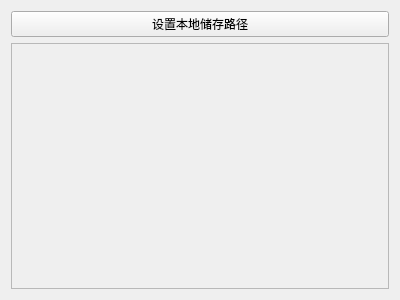
<?xml version="1.0" encoding="UTF-8"?>
<ui version="4.0">
 <class>AndyReceiver</class>
 <widget class="QWidget" name="AndyReceiver">
  <property name="geometry">
   <rect>
    <x>0</x>
    <y>0</y>
    <width>400</width>
    <height>300</height>
   </rect>
  </property>
  <property name="windowTitle">
   <string>Form</string>
  </property>
  <layout class="QGridLayout" name="gridLayout">
   <item row="1" column="0">
    <widget class="QScrollArea" name="scrollArea">
     <property name="widgetResizable">
      <bool>true</bool>
     </property>
     <widget class="QWidget" name="scrollAreaWidgetContents">
      <property name="geometry">
       <rect>
        <x>0</x>
        <y>0</y>
        <width>380</width>
        <height>251</height>
       </rect>
      </property>
      <property name="sizePolicy">
       <sizepolicy hsizetype="Expanding" vsizetype="Preferred">
        <horstretch>0</horstretch>
        <verstretch>0</verstretch>
       </sizepolicy>
      </property>
      <layout class="QVBoxLayout" name="verticalLayout_2">
       <item>
        <layout class="QVBoxLayout" name="vl_content"/>
       </item>
      </layout>
     </widget>
    </widget>
   </item>
   <item row="0" column="0">
    <widget class="QPushButton" name="pushButton_2">
     <property name="text">
      <string>设置本地储存路径</string>
     </property>
    </widget>
   </item>
  </layout>
 </widget>
 <resources/>
 <connections/>
</ui>
